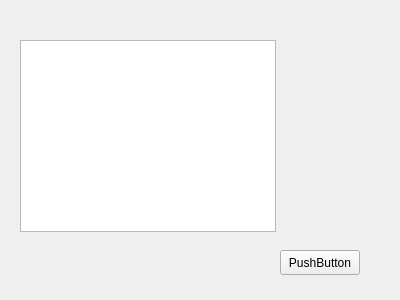
<?xml version="1.0" encoding="UTF-8"?>
<ui version="4.0">
 <class>MainWindow</class>
 <widget class="QMainWindow" name="MainWindow">
  <property name="geometry">
   <rect>
    <x>0</x>
    <y>0</y>
    <width>400</width>
    <height>300</height>
   </rect>
  </property>
  <property name="windowTitle">
   <string>MainWindow</string>
  </property>
  <widget class="QWidget" name="centralWidget">
   <widget class="QPushButton" name="pushButton">
    <property name="geometry">
     <rect>
      <x>280</x>
      <y>250</y>
      <width>80</width>
      <height>25</height>
     </rect>
    </property>
    <property name="text">
     <string>PushButton</string>
    </property>
   </widget>
   <widget class="QTableView" name="tableView">
    <property name="geometry">
     <rect>
      <x>20</x>
      <y>40</y>
      <width>256</width>
      <height>192</height>
     </rect>
    </property>
   </widget>
  </widget>
 </widget>
 <layoutdefault spacing="6" margin="11"/>
 <resources/>
 <connections/>
</ui>
